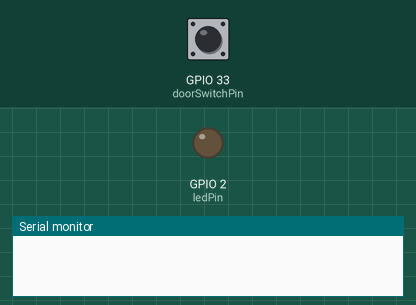
This sketch was run on a simulated ESP32. Parts: output pins drawn as LEDs (lit = HIGH), the last lines printed to the serial monitor. The inputs (shaded band) are chosen by the test bench; at power-on: GPIO 33 (doorSwitchPin) HIGH.

Above: at 1.2 s.
1.3 s: GPIO 33 (doorSwitchPin) pulled LOW for 0.15 s
At 2.1 s:
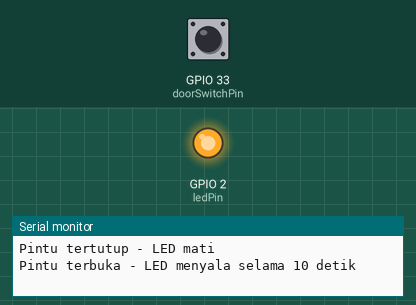
Timing chart, 0 to 13.0 s (numbered marks = the images above; inputs shaded):
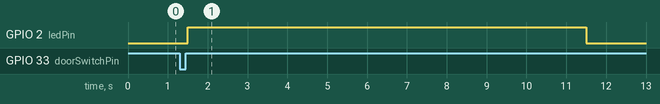

The sketch:

MC-38_Magnetic_Door_Switch_Alarm.ino
```cpp
const int doorSwitchPin = 33; // Pin untuk MC-38 Magnetic Door Switch
const int ledPin = 2;        // Pin LED internal ESP32 (GPIO 2)

int previousState = HIGH; // Menyimpan status sebelumnya (default: HIGH karena INPUT_PULLUP)

void setup() {
  // Inisialisasi Serial Monitor
  Serial.begin(115200);

  // Konfigurasi pin
  pinMode(doorSwitchPin, INPUT_PULLUP); // Door switch aktif LOW
  pinMode(ledPin, OUTPUT);

  // Pastikan LED mati saat awal
  digitalWrite(ledPin, LOW);
}

void loop() {
  // Baca status door switch
  int currentState = digitalRead(doorSwitchPin);

  // Jika status pintu berubah
  if (currentState != previousState) {
    previousState = currentState; // Perbarui status sebelumnya

    if (currentState == HIGH) { // Pintu terbuka
      Serial.println("Pintu terbuka - LED menyala selama 10 detik");
      digitalWrite(ledPin, HIGH); // Nyalakan LED
      delay(10000);               // Tunggu 10 detik
      digitalWrite(ledPin, LOW);  // Matikan LED
      Serial.println("LED mati setelah 10 detik");
    } else { // Pintu tertutup
      Serial.println("Pintu tertutup - LED mati");
      digitalWrite(ledPin, LOW); // Pastikan LED tetap mati
    }
  }

  delay(100); // Tambahkan sedikit delay untuk stabilitas pembacaan
}
```

Measured:
- after the input at 1.3 s, GPIO 2 (ledPin): LOW → HIGH after 0.20 s, → LOW 10.0 s later
